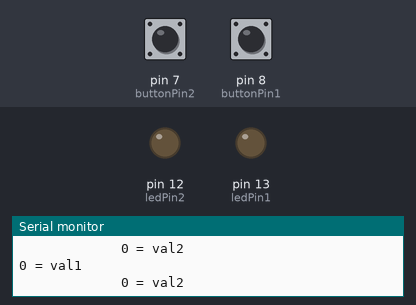
The sketch below on a simulated Arduino Uno, built with avr-gcc and run on an emulated ATmega328P. On the bench: output pins drawn as LEDs (lit = HIGH), the last lines printed to the serial monitor. Dashed ring = blinking. The inputs (shaded band) are chosen by the test bench; at power-on: pin 7 (buttonPin2) LOW, pin 8 (buttonPin1) LOW.

Above: at 1.2 s.
1.3 s: pin 7 (buttonPin2) pulled HIGH for 1 s
At 1.43 s:
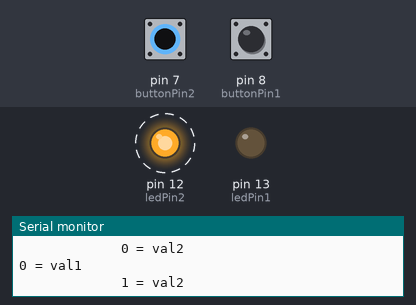
4.3 s: pin 8 (buttonPin1) pulled HIGH for 3.2 s
At 4.46 s:
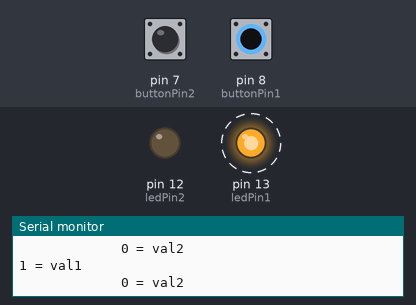
9.0 s: pin 7 (buttonPin2) pulled HIGH for 0.15 s
At 9.14 s:
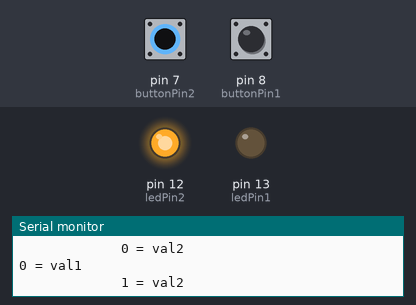
12.1 s: pin 8 (buttonPin1) pulled HIGH for 0.15 s
At 12.25 s:
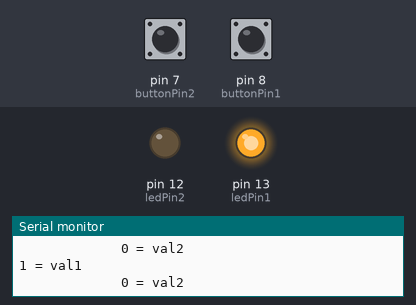
15.2 s: pin 7 (buttonPin2) pulsed HIGH 2 times (0.12 s each, 0.3 s apart)
At 15.9 s:
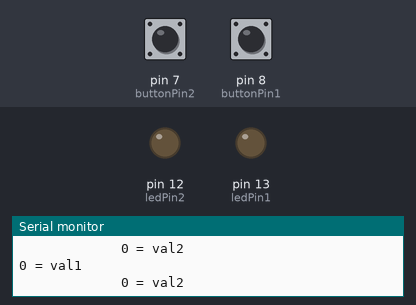
18.8 s: pin 8 (buttonPin1) pulsed HIGH 2 times (0.12 s each, 0.3 s apart)
At 18.95 s:
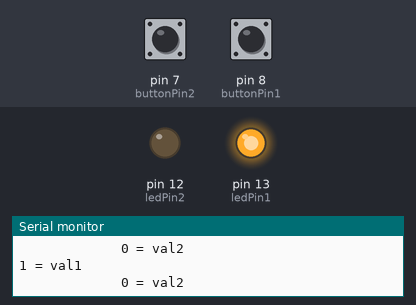
Timing chart, 0 to 21.8 s (numbered marks = the images above; inputs shaded):
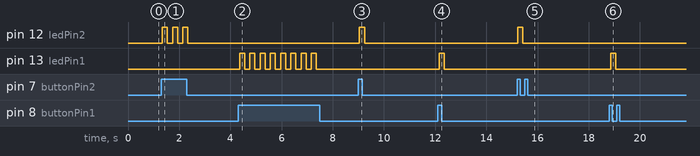

Measured:
- after the input at 1.3 s, pin 12 (ledPin2): alternates HIGH for 0.20 s and LOW for 0.20 s, 6 changes in all, then stays LOW, starting at once
- after the input at 4.3 s, pin 13 (ledPin1): alternates HIGH for 0.20 s and LOW for 0.20 s, 16 changes in all, then stays LOW, starting after 0.06 s
- after the input at 9.0 s, pin 12 (ledPin2): LOW → HIGH at once, → LOW 0.20 s later
- after the input at 12.1 s, pin 13 (ledPin1): LOW → HIGH after 0.05 s, → LOW 0.20 s later
- after the input at 15.2 s, pin 12 (ledPin2): LOW → HIGH at once, → LOW 0.20 s later
- after the input at 18.8 s, pin 13 (ledPin1): LOW → HIGH after 0.06 s, → LOW 0.20 s later

The sketch:

Button_Activated_LED.ino
```cpp
//Johnny Krosby
//Two Buttons Two LEDS
//light1 blinks while button1 is down, light2 blinks while button2 is down.

int ledPin1 = 13;
int buttonPin1 = 8;
int ledPin2 = 12;
int buttonPin2 = 7;
int val1 = 0;
int val2 = 0;

void setup() {
  // put your setup code here, to run once:
  Serial.begin(9600);
  pinMode(ledPin1, OUTPUT);
  pinMode(ledPin2, OUTPUT);
  pinMode(buttonPin1, INPUT);
  pinMode(buttonPin2, INPUT);
}

void loop() {

  val1 = digitalRead(buttonPin1);
  Serial.print(val1);
  Serial.println(" = val1");
  val2 = digitalRead(buttonPin2);
  Serial.print("             ");
  Serial.print(val2);
  Serial.println(" = val2");
  if (val1 == HIGH)
  {
    digitalWrite(ledPin1, HIGH);
    delay(200);
    digitalWrite(ledPin1, LOW);
    delay(200);
  }
  else
  {
    digitalWrite(ledPin1, LOW);
  }
  if (val2 == HIGH)
  {
    digitalWrite(ledPin2, HIGH);
    delay(200);
    digitalWrite(ledPin2, LOW);
    delay(200);
  }
  else
  {
    digitalWrite(ledPin2, LOW);
  }

}
//https://www.arduino.cc/en/tutorial/pushbutton
//https://create.arduino.cc/projecthub/SBR/working-with-two-leds-and-two-push-buttons-1d4182       wiring
```
